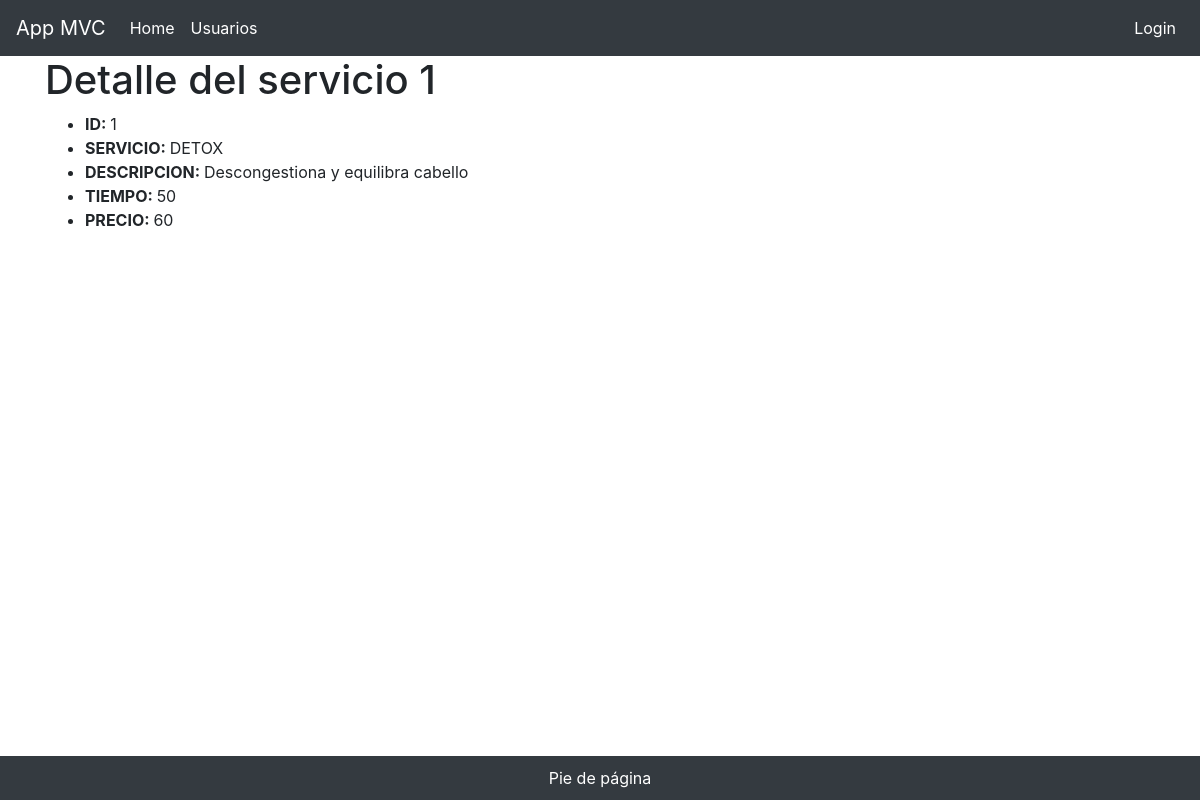
The app's page /mipeluqueria/servicios/show/1 with its own data.
### tables this page shows
CREATE TABLE `servicios` (
  `id` int(11) NOT NULL,
  `servicio` varchar(50) NOT NULL,
  `descripcion` varchar(50) NOT NULL,
  `tiempo` int(11) NOT NULL,
  `precio` int(11) NOT NULL
);

### mipeluqueria/app/controllers/ServiciosController.php (called while the page is built, shortened)
<?php
require_once "app/models/Servicios.php";
class ServiciosController
{
    public function show($args)
    {
        list($id) = $args;
        $servicios = Servicios::find($id);
        require('app/views/servicios/show.php');
    }
}

### mipeluqueria/index.php (called while the page is built, shortened)
<?php
$app = new App();

### mipeluqueria/app/models/Servicios.php (called while the page is built, shortened)
<?php
class Servicios extends Model
{
    public static function find($id){
        $db = Servicios::db();
        $statement = $db->prepare('SELECT * FROM servicios WHERE id=:id');
        $statement->execute(array(':id' => $id));
        $statement->setFetchMode(PDO::FETCH_CLASS, Servicios::class);
        $servicios = $statement->fetch(PDO::FETCH_CLASS);
        return $servicios;
    }
}

### mipeluqueria/app/views/servicios/show.php (the view, shortened to what this page needs)
<!doctype html>
<html lang="es">
<head>
  <?php require "app/views/parts/head.php" ?>
</head>
<body>
  <?php require "app/views/parts/header.php" ?>
  <main role="main" class="container">
    <div class="starter-template">
      <h1>Detalle del servicio <?php echo $servicios->id ?></h1>
        <ul>
            <li><strong>ID: </strong><?php echo $servicios->id ?></li>
            <li><strong>SERVICIO: </strong><?php echo $servicios->servicio ?></li>
            <li><strong>DESCRIPCION: </strong><?php echo $servicios->descripcion ?></li>
            <li><strong>TIEMPO: </strong><?php echo $servicios->tiempo ?></li>
            <li><strong>PRECIO: </strong><?php echo $servicios->precio ?></li>
        </ul>
    </div>
  </main>
  <?php require "app/views/parts/footer.php" ?>
</body>
</html>

### records on screen
servicios: id "1", servicio "DETOX", descripcion "Descongestiona y equilibra cabello", tiempo "50", precio "60"
